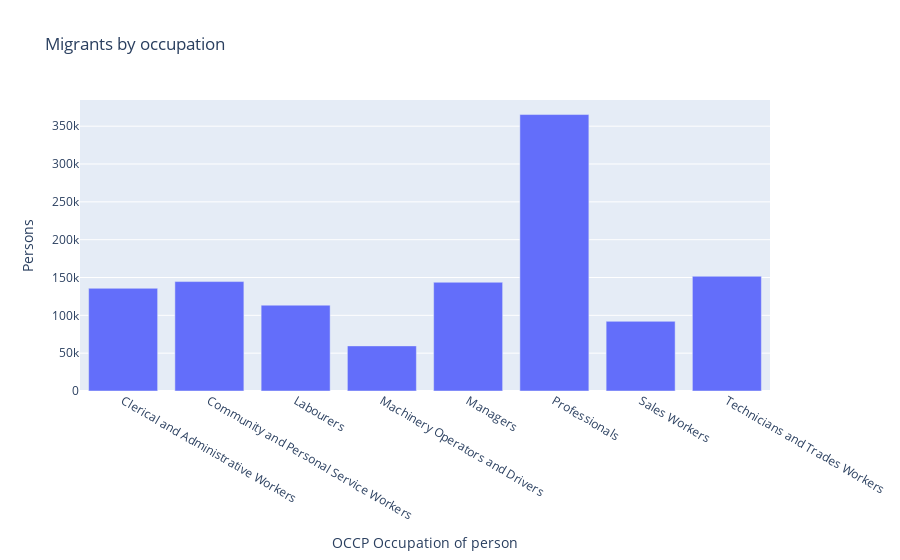

Notebook code cell kept with this figure:
### Code cell
px.bar(migrantsOcc, x='OCCP Occupation of person', y='Persons', title='Migrants by occupation')

### Figure 1 — Plotly figure (JSON) as saved in the notebook; plotly's stock layout.template omitted (floating-point values rounded to 4 significant figures)
{"data": [{"alignmentgroup": "True", "hovertemplate": "OCCP Occupation of person=%{x}<br>Persons=%{y}<extra></extra>", "legendgroup": "", "marker": {"color": "#636efa", "pattern": {"shape": ""}}, "name": "", "offsetgroup": "", "orientation": "v", "showlegend": false, "textposition": "auto", "type": "bar", "x": ["Clerical and Administrative Workers", "Community and Personal Service Workers", "Labourers", "Machinery Operators and Drivers", "Managers", "Professionals", "Sales Workers", "Technicians and Trades Workers"], "xaxis": "x", "y": [135700.0, 144600.0, 113400.0, 59630.0, 143700.0, 365400.0, 92070.0, 151600.0], "yaxis": "y"}], "layout": {"barmode": "relative", "legend": {"tracegroupgap": 0}, "title": {"text": "Migrants by occupation"}, "xaxis": {"anchor": "y", "domain": [0, 1], "title": {"text": "OCCP Occupation of person"}}, "yaxis": {"anchor": "x", "domain": [0, 1], "title": {"text": "Persons"}}}}
